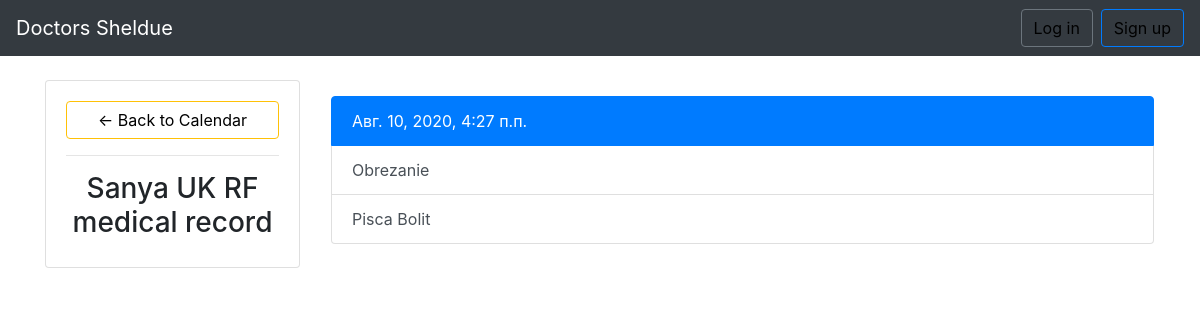
The page /event/edit/4 on the database its author committed.
### main/models.py (models this page shows, shortened)
class Event(models.Model):
    patient = models.ForeignKey(Patient, on_delete = models.CASCADE, blank=True, related_name='patient')
    doctor = models.ForeignKey(Doctor, on_delete = models.CASCADE, blank=True, related_name='doctors')
    title = models.CharField(max_length=200)
    description = models.TextField()
    start_time = models.DateTimeField()

class Patient(models.Model):
    user = models.OneToOneField(User, on_delete=models.CASCADE)
    name = models.CharField(max_length=50, help_text="Name of a user")

### main/views.py (the view)
# urls.py: path('event/edit/<int:event_id>', views.event, name='edit'),
def event(request, event_id=None):
    instance = Event()
    instance = get_object_or_404(Event, pk=event_id)
    data = {"event": instance}
    return render(request, 'event.html', context= data)

### templates/event.html (shortened to what this page needs)
{% extends "base.html" %}
{% load crispy_forms_tags %}
{% block content %}
<div class="row">
	<div class="col-md-3">
		<div class="card card-body">
			<a class="btn btn-warning" href="{% url 'home' %}"> &#8592; Back to Calendar</a>
			<hr>
			<h3 style="text-align: center"> {{ event.patient.name }} medical record</h3>
		</div>
	</div>
<div class="w-75 p-3">
<div class="list-group">
  <button type="button" class="list-group-item list-group-item-action active">
    {{ event.start_time }}
  </button>
  <button type="button" class="list-group-item list-group-item-action">{{ event.title }}</button>
  <button type="button" class="list-group-item list-group-item-action">{{ event.description }}</button>
</div>
</div>
{% endblock %}

### static/styles.css (style rules this page uses)
a { transition: color .2s; }
a:link { color: black; text-decoration: none; }
.btn { outline: none; color: black; background-color: transparent; box-shadow: 0 0 0 0; }

### rows shown on the page
Event: patient.name "Sanya UK RF", start_time "Авг. 10, 2020, 4:27 п.п.", title "Obrezanie", description "Pisca Bolit"
